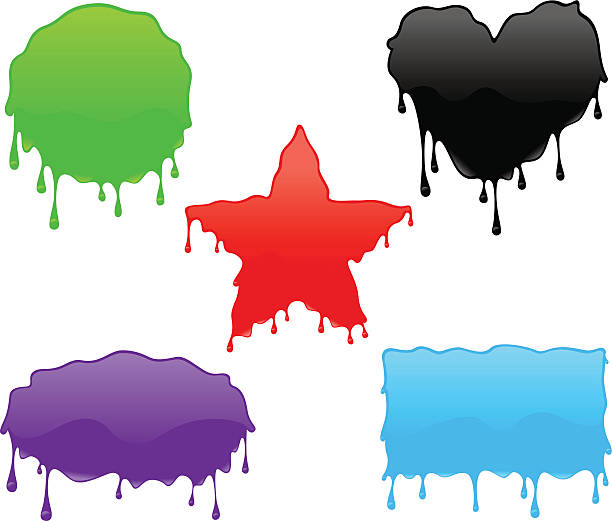
#> input picture OpenCV/images/color.jpg, 612 x 521 px
$ python ObjectDetection.py
#> lines starting #> are read from the running program, lines starting #| are printed output that depends on the picture; after the words box and inside, x2 and y2 are one past the last pixel; in counts of white or black regions, pixels touching at a corner belong together
import cv2
import numpy as np
from PIL import Image

def nothing(x):
    pass


cv2.namedWindow("Original Image")
l_h = cv2.createTrackbar("L-H", "Original Image", 0, 180, nothing)
l_s = cv2.createTrackbar("L-S", "Original Image", 0, 255, nothing)
l_v = cv2.createTrackbar("L-V", "Original Image", 0, 255, nothing)
h_h = cv2.createTrackbar("H-H", "Original Image", 180, 180, nothing)
h_s = cv2.createTrackbar("H-S", "Original Image", 255, 255, nothing)
h_v = cv2.createTrackbar("H-V", "Original Image", 255, 255, nothing)


while True:
    img = cv2.imread("./images/color.jpg")
#> img is the input picture: shape (521, 612, 3); mean B, G, R 194.4, 194, 193.7
    img = cv2.resize(img, (800, 400))
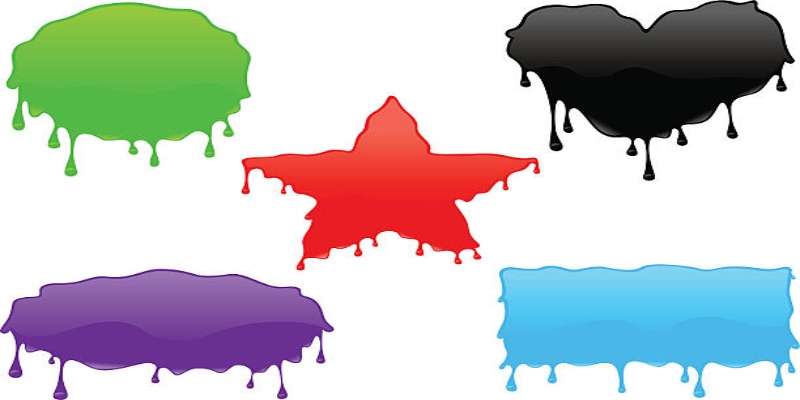
#> img: shape (400, 800, 3); mean B, G, R 194.3, 193.9, 193.6
    hsvImg = cv2.cvtColor(img, cv2.COLOR_BGR2HSV)
#> hsvImg: shape (400, 800, 3); mean H, S, V 38.3, 57.8, 218
    lh = cv2.getTrackbarPos("L-H", "Original Image")
    ls = cv2.getTrackbarPos("L-S", "Original Image")
    lv = cv2.getTrackbarPos("L-V", "Original Image")
    hh = cv2.getTrackbarPos("H-V", "Original Image")
    hs = cv2.getTrackbarPos("H-S", "Original Image")
    hv = cv2.getTrackbarPos("H-V", "Original Image")

    lower = np.array([lh, ls, lv])
    upper = np.array([hh, hs, hv])
    mask = cv2.inRange(hsvImg, lower, upper)
#> mask: shape (400, 800); every value is 255

    im = Image.fromarray(mask)
    if im.getbbox() != None:
        x1, y1, x2, y2 = im.getbbox()
#> x1 = 0; y1 = 0; x2 = 800; y2 = 400
        print(x1, y1, x2, y2)
#| 0 0 800 400
        cv2.rectangle(img, (x1, y1), (x2, y2), (0, 255, 0), 5)
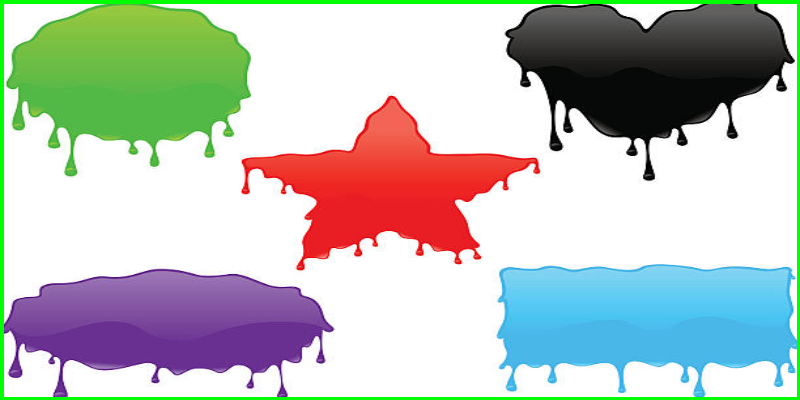
#> img: shape (400, 800, 3); 2.61% of pixels changed, all inside (x1, y1, x2, y2) = (0, 0, 800, 400)
    cv2.imshow("Original Image", img)
    cv2.imshow("Mask Image", mask)
    key = cv2.waitKey(1)
#> (key Esc is pressed here)
    if key == 27:
        break

cv2.destroyAllWindows()
